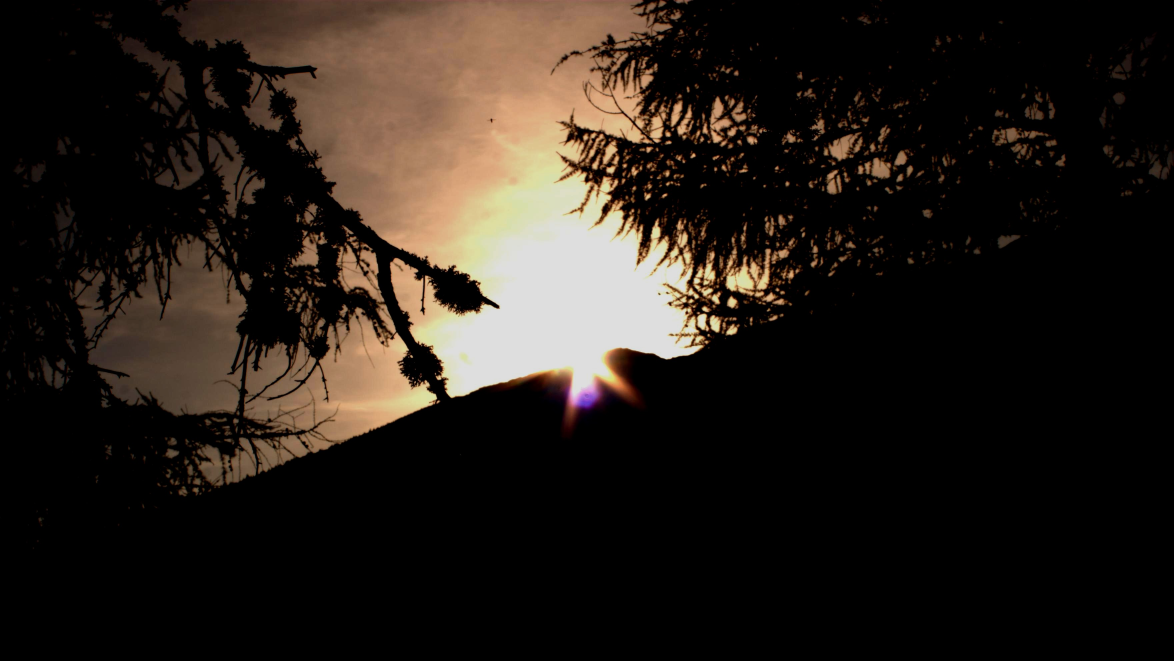
#> input picture update/images/uploads/IMG_0308.jpg, 3522 x 1981 px (shown at 1/3 size)
$ python -i processImages.py   (imports and definitions only)
#> lines starting #> are read from the running program, lines starting #| are printed output that depends on the picture
from PIL import Image, ExifTags
import os
from datetime import datetime

root = os.path.abspath(os.path.dirname(__file__) + "/../../../")
tmp_dir = os.path.join(root, "update/images/uploads/")
final_dir = os.path.join(root, "photos/")

lockfile = os.path.join(os.path.dirname(__file__), "process.lock")
# [5 lines not run here, left out]

def log(text):
    now = datetime.now()
    with open(os.path.dirname(__file__) + "/conversion.log", "a") as file:
        file.write(now.strftime("%Y-%m-%d %H:%M:%S") + ": " + text + "\n")
    print(text)

def convert_to_webp(input_path, output_path):
    try:
        with Image.open(input_path) as img:  # Open the input image
            exif_data = img._getexif()
            orientation = None
            if exif_data: # Get the orientation tag
                for tag, value in exif_data.items():
                    tag_name = ExifTags.TAGS.get(tag, tag)
                    if tag_name == 'Orientation':
                        orientation = value
                        break
            if orientation is not None: # Rotate the image based on the orientation
                if orientation == 3:
                    img = img.rotate(180, expand=True)
                elif orientation == 6:
                    img = img.rotate(270, expand=True)
                elif orientation == 8:
                    img = img.rotate(90, expand=True)
            img.save(output_path, format='WEBP', quality=95)  # Convert and save the image in WebP format with specified quality
        log(f"Image successfully converted to {output_path}")
    except Exception as e:
        log(f"An error occurred: {e}, when converting {input_path}")

def create_Thumbnail(input_path, output_path):
#> called with input_path = '../uploads/IMG_0308.jpg', output_path = 'out.png'
    try:
        with Image.open(input_path) as img:  # Open the input image
#> img is the input picture: PIL image 3522x1981 RGB; mean R, G, B 38.4, 31.2, 25.1
            width_percent = (1000 / float(img.size[0]))
#> width_percent = 0.284
            new_height = int((float(img.size[1]) * float(width_percent)))
#> new_height = 562
            exif_data = img._getexif()
#> exif_data = {34665: 26, 40962: 3522, 40963: 1981}
            orientation = None
            if exif_data: # Get the orientation tag
                for tag, value in exif_data.items():
                    tag_name = ExifTags.TAGS.get(tag, tag)
                    if tag_name == 'Orientation':
                        orientation = value
                        break
#> this loop made 3 passes
#> (tag, value, tag_name) on passes 1 to 3: (34665, 26, 'ExifOffset'), (40962, 3522, 'ExifImageWidth'), (40963, 1981, 'ExifImageHeight')
            if orientation is not None: # Rotate the image based on the orientation
                if orientation == 3:
                    img = img.rotate(180, expand=True)
                elif orientation == 6:
                    img = img.rotate(270, expand=True)
                elif orientation == 8:
                    img = img.rotate(90, expand=True)
            img.thumbnail((1000, new_height))
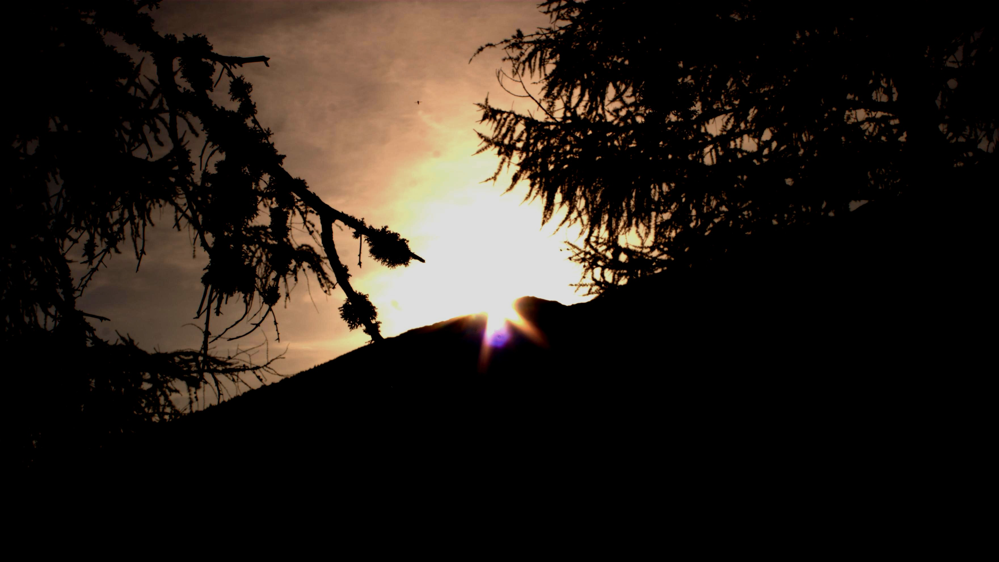
#> img: PIL image 999x562 RGB; mean R, G, B 38.4, 31.2, 25.1
            img.save(output_path, format='WEBP', quality=85)  # Convert and save the image in WebP format with specified quality
        log(f"Thumbnail succesfully created: {output_path}")
    except Exception as e:
        log(f"An error occurred: {e}, when thumbnailing {input_path}")

dirs = [f for f in os.listdir(tmp_dir) if os.path.isdir(os.path.join(tmp_dir, f))]
# [19 lines not run here, left out]

>>> result = create_Thumbnail('../uploads/IMG_0308.jpg', 'out.png')
